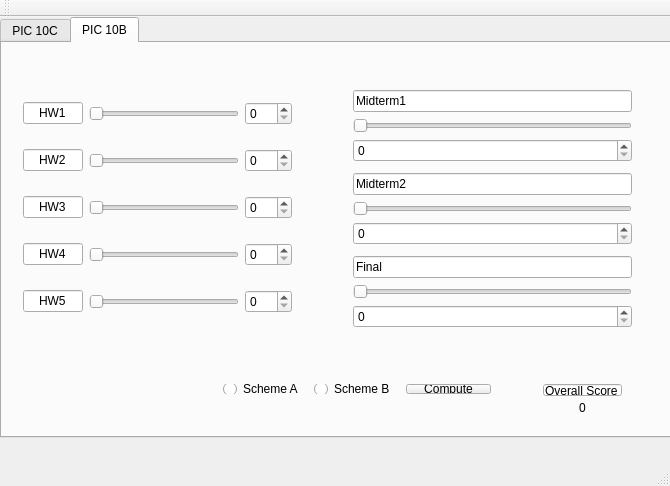
<?xml version="1.0" encoding="UTF-8"?>
<ui version="4.0">
 <class>grade_calculator</class>
 <widget class="QMainWindow" name="grade_calculator">
  <property name="geometry">
   <rect>
    <x>0</x>
    <y>0</y>
    <width>670</width>
    <height>486</height>
   </rect>
  </property>
  <property name="windowTitle">
   <string>grade_calculator</string>
  </property>
  <widget class="QWidget" name="centralWidget">
   <widget class="QTabWidget" name="tabWidget">
    <property name="geometry">
     <rect>
      <x>0</x>
      <y>0</y>
      <width>671</width>
      <height>421</height>
     </rect>
    </property>
    <property name="autoFillBackground">
     <bool>true</bool>
    </property>
    <property name="currentIndex">
     <number>1</number>
    </property>
    <widget class="QWidget" name="tab_3">
     <attribute name="title">
      <string>PIC 10C</string>
     </attribute>
     <widget class="QWidget" name="layoutWidget">
      <property name="geometry">
       <rect>
        <x>20</x>
        <y>30</y>
        <width>291</width>
        <height>271</height>
       </rect>
      </property>
      <layout class="QVBoxLayout" name="verticalLayout">
       <item>
        <layout class="QHBoxLayout" name="horizontalLayout">
         <property name="rightMargin">
          <number>0</number>
         </property>
         <item alignment="Qt::AlignLeft">
          <widget class="QLineEdit" name="lineEdit_2">
           <property name="enabled">
            <bool>true</bool>
           </property>
           <property name="maximumSize">
            <size>
             <width>60</width>
             <height>16777215</height>
            </size>
           </property>
           <property name="text">
            <string>HW1</string>
           </property>
           <property name="maxLength">
            <number>31990</number>
           </property>
           <property name="alignment">
            <set>Qt::AlignCenter</set>
           </property>
           <property name="readOnly">
            <bool>true</bool>
           </property>
          </widget>
         </item>
         <item>
          <widget class="QSlider" name="horizontalSlider">
           <property name="autoFillBackground">
            <bool>false</bool>
           </property>
           <property name="maximum">
            <number>100</number>
           </property>
           <property name="orientation">
            <enum>Qt::Horizontal</enum>
           </property>
          </widget>
         </item>
         <item>
          <widget class="QSpinBox" name="spinBox">
           <property name="maximum">
            <number>100</number>
           </property>
          </widget>
         </item>
        </layout>
       </item>
       <item>
        <layout class="QHBoxLayout" name="horizontalLayout_3">
         <property name="rightMargin">
          <number>0</number>
         </property>
         <item alignment="Qt::AlignLeft">
          <widget class="QLineEdit" name="lineEdit_4">
           <property name="maximumSize">
            <size>
             <width>60</width>
             <height>16777215</height>
            </size>
           </property>
           <property name="text">
            <string>HW2</string>
           </property>
           <property name="maxLength">
            <number>31990</number>
           </property>
           <property name="alignment">
            <set>Qt::AlignCenter</set>
           </property>
           <property name="readOnly">
            <bool>true</bool>
           </property>
          </widget>
         </item>
         <item>
          <widget class="QSlider" name="horizontalSlider_3">
           <property name="autoFillBackground">
            <bool>false</bool>
           </property>
           <property name="maximum">
            <number>100</number>
           </property>
           <property name="orientation">
            <enum>Qt::Horizontal</enum>
           </property>
          </widget>
         </item>
         <item>
          <widget class="QSpinBox" name="spinBox_3">
           <property name="maximum">
            <number>100</number>
           </property>
          </widget>
         </item>
        </layout>
       </item>
       <item>
        <layout class="QHBoxLayout" name="horizontalLayout_4">
         <property name="rightMargin">
          <number>0</number>
         </property>
         <item alignment="Qt::AlignLeft">
          <widget class="QLineEdit" name="lineEdit_5">
           <property name="maximumSize">
            <size>
             <width>60</width>
             <height>16777215</height>
            </size>
           </property>
           <property name="text">
            <string>HW3</string>
           </property>
           <property name="maxLength">
            <number>31990</number>
           </property>
           <property name="alignment">
            <set>Qt::AlignCenter</set>
           </property>
           <property name="readOnly">
            <bool>true</bool>
           </property>
          </widget>
         </item>
         <item>
          <widget class="QSlider" name="horizontalSlider_4">
           <property name="autoFillBackground">
            <bool>false</bool>
           </property>
           <property name="maximum">
            <number>100</number>
           </property>
           <property name="orientation">
            <enum>Qt::Horizontal</enum>
           </property>
          </widget>
         </item>
         <item>
          <widget class="QSpinBox" name="spinBox_4">
           <property name="maximum">
            <number>100</number>
           </property>
          </widget>
         </item>
        </layout>
       </item>
      </layout>
     </widget>
     <widget class="QWidget" name="">
      <property name="geometry">
       <rect>
        <x>150</x>
        <y>340</y>
        <width>290</width>
        <height>32</height>
       </rect>
      </property>
      <layout class="QHBoxLayout" name="horizontalLayout_2">
       <item>
        <widget class="QRadioButton" name="radioButton">
         <property name="text">
          <string>Scheme A</string>
         </property>
        </widget>
       </item>
       <item>
        <widget class="QRadioButton" name="radioButton_2">
         <property name="text">
          <string>Scheme B</string>
         </property>
        </widget>
       </item>
       <item>
        <widget class="QPushButton" name="pushButton">
         <property name="text">
          <string>Compute</string>
         </property>
        </widget>
       </item>
      </layout>
     </widget>
     <widget class="QWidget" name="layoutWidget">
      <property name="geometry">
       <rect>
        <x>490</x>
        <y>320</y>
        <width>101</width>
        <height>51</height>
       </rect>
      </property>
      <layout class="QVBoxLayout" name="verticalLayout_3">
       <item>
        <widget class="QLineEdit" name="lineEdit_7">
         <property name="text">
          <string>Overall Score</string>
         </property>
         <property name="alignment">
          <set>Qt::AlignCenter</set>
         </property>
         <property name="readOnly">
          <bool>true</bool>
         </property>
        </widget>
       </item>
       <item>
        <widget class="QLabel" name="label">
         <property name="text">
          <string>0</string>
         </property>
         <property name="alignment">
          <set>Qt::AlignCenter</set>
         </property>
        </widget>
       </item>
      </layout>
     </widget>
     <widget class="QWidget" name="">
      <property name="geometry">
       <rect>
        <x>350</x>
        <y>31</y>
        <width>261</width>
        <height>271</height>
       </rect>
      </property>
      <layout class="QVBoxLayout" name="verticalLayout_4">
       <item>
        <layout class="QVBoxLayout" name="verticalLayout_6">
         <item>
          <widget class="QLineEdit" name="lineEdit_11">
           <property name="text">
            <string>Midterm1</string>
           </property>
           <property name="readOnly">
            <bool>true</bool>
           </property>
          </widget>
         </item>
         <item>
          <widget class="QSlider" name="horizontalSlider_10">
           <property name="maximum">
            <number>100</number>
           </property>
           <property name="orientation">
            <enum>Qt::Horizontal</enum>
           </property>
          </widget>
         </item>
         <item>
          <widget class="QSpinBox" name="spinBox_10">
           <property name="maximum">
            <number>100</number>
           </property>
          </widget>
         </item>
        </layout>
       </item>
       <item>
        <layout class="QVBoxLayout" name="verticalLayout_5">
         <item>
          <widget class="QLineEdit" name="lineEdit_10">
           <property name="text">
            <string>Midterm2</string>
           </property>
           <property name="readOnly">
            <bool>true</bool>
           </property>
          </widget>
         </item>
         <item>
          <widget class="QSlider" name="horizontalSlider_9">
           <property name="maximum">
            <number>100</number>
           </property>
           <property name="orientation">
            <enum>Qt::Horizontal</enum>
           </property>
          </widget>
         </item>
         <item>
          <widget class="QSpinBox" name="spinBox_9">
           <property name="maximum">
            <number>100</number>
           </property>
          </widget>
         </item>
        </layout>
       </item>
       <item>
        <layout class="QVBoxLayout" name="verticalLayout_2">
         <item>
          <widget class="QLineEdit" name="lineEdit_9">
           <property name="text">
            <string>Final</string>
           </property>
           <property name="readOnly">
            <bool>true</bool>
           </property>
          </widget>
         </item>
         <item>
          <widget class="QSlider" name="horizontalSlider_8">
           <property name="maximum">
            <number>100</number>
           </property>
           <property name="orientation">
            <enum>Qt::Horizontal</enum>
           </property>
          </widget>
         </item>
         <item>
          <widget class="QSpinBox" name="spinBox_8">
           <property name="maximum">
            <number>100</number>
           </property>
          </widget>
         </item>
        </layout>
       </item>
      </layout>
     </widget>
    </widget>
    <widget class="QWidget" name="tab_4">
     <attribute name="title">
      <string>PIC 10B</string>
     </attribute>
     <widget class="QWidget" name="layoutWidget_10">
      <property name="geometry">
       <rect>
        <x>10</x>
        <y>30</y>
        <width>291</width>
        <height>271</height>
       </rect>
      </property>
      <layout class="QVBoxLayout" name="verticalLayout_19">
       <item>
        <layout class="QHBoxLayout" name="horizontalLayout_13">
         <property name="rightMargin">
          <number>0</number>
         </property>
         <item alignment="Qt::AlignLeft">
          <widget class="QLineEdit" name="lineEdit_23">
           <property name="enabled">
            <bool>true</bool>
           </property>
           <property name="maximumSize">
            <size>
             <width>60</width>
             <height>16777215</height>
            </size>
           </property>
           <property name="text">
            <string>HW1</string>
           </property>
           <property name="maxLength">
            <number>31990</number>
           </property>
           <property name="alignment">
            <set>Qt::AlignCenter</set>
           </property>
           <property name="readOnly">
            <bool>true</bool>
           </property>
          </widget>
         </item>
         <item>
          <widget class="QSlider" name="horizontalSlider_19">
           <property name="autoFillBackground">
            <bool>false</bool>
           </property>
           <property name="maximum">
            <number>100</number>
           </property>
           <property name="orientation">
            <enum>Qt::Horizontal</enum>
           </property>
          </widget>
         </item>
         <item>
          <widget class="QSpinBox" name="spinBox_19">
           <property name="maximum">
            <number>100</number>
           </property>
          </widget>
         </item>
        </layout>
       </item>
       <item>
        <layout class="QHBoxLayout" name="horizontalLayout_17">
         <property name="rightMargin">
          <number>0</number>
         </property>
         <item alignment="Qt::AlignLeft">
          <widget class="QLineEdit" name="lineEdit_30">
           <property name="enabled">
            <bool>true</bool>
           </property>
           <property name="maximumSize">
            <size>
             <width>60</width>
             <height>16777215</height>
            </size>
           </property>
           <property name="text">
            <string>HW2</string>
           </property>
           <property name="maxLength">
            <number>31990</number>
           </property>
           <property name="alignment">
            <set>Qt::AlignCenter</set>
           </property>
           <property name="readOnly">
            <bool>true</bool>
           </property>
          </widget>
         </item>
         <item>
          <widget class="QSlider" name="horizontalSlider_25">
           <property name="autoFillBackground">
            <bool>false</bool>
           </property>
           <property name="maximum">
            <number>100</number>
           </property>
           <property name="orientation">
            <enum>Qt::Horizontal</enum>
           </property>
          </widget>
         </item>
         <item>
          <widget class="QSpinBox" name="spinBox_25">
           <property name="maximum">
            <number>100</number>
           </property>
          </widget>
         </item>
        </layout>
       </item>
       <item>
        <layout class="QHBoxLayout" name="horizontalLayout_14">
         <property name="rightMargin">
          <number>0</number>
         </property>
         <item alignment="Qt::AlignLeft">
          <widget class="QLineEdit" name="lineEdit_24">
           <property name="maximumSize">
            <size>
             <width>60</width>
             <height>16777215</height>
            </size>
           </property>
           <property name="text">
            <string>HW3</string>
           </property>
           <property name="maxLength">
            <number>31990</number>
           </property>
           <property name="alignment">
            <set>Qt::AlignCenter</set>
           </property>
           <property name="readOnly">
            <bool>true</bool>
           </property>
          </widget>
         </item>
         <item>
          <widget class="QSlider" name="horizontalSlider_20">
           <property name="autoFillBackground">
            <bool>false</bool>
           </property>
           <property name="maximum">
            <number>100</number>
           </property>
           <property name="orientation">
            <enum>Qt::Horizontal</enum>
           </property>
          </widget>
         </item>
         <item>
          <widget class="QSpinBox" name="spinBox_20">
           <property name="maximum">
            <number>100</number>
           </property>
          </widget>
         </item>
        </layout>
       </item>
       <item>
        <layout class="QHBoxLayout" name="horizontalLayout_18">
         <property name="rightMargin">
          <number>0</number>
         </property>
         <item alignment="Qt::AlignLeft">
          <widget class="QLineEdit" name="lineEdit_31">
           <property name="enabled">
            <bool>true</bool>
           </property>
           <property name="maximumSize">
            <size>
             <width>60</width>
             <height>16777215</height>
            </size>
           </property>
           <property name="text">
            <string>HW4</string>
           </property>
           <property name="maxLength">
            <number>31990</number>
           </property>
           <property name="alignment">
            <set>Qt::AlignCenter</set>
           </property>
           <property name="readOnly">
            <bool>true</bool>
           </property>
          </widget>
         </item>
         <item>
          <widget class="QSlider" name="horizontalSlider_26">
           <property name="autoFillBackground">
            <bool>false</bool>
           </property>
           <property name="maximum">
            <number>100</number>
           </property>
           <property name="orientation">
            <enum>Qt::Horizontal</enum>
           </property>
          </widget>
         </item>
         <item>
          <widget class="QSpinBox" name="spinBox_26">
           <property name="maximum">
            <number>100</number>
           </property>
          </widget>
         </item>
        </layout>
       </item>
       <item>
        <layout class="QHBoxLayout" name="horizontalLayout_15">
         <property name="rightMargin">
          <number>0</number>
         </property>
         <item alignment="Qt::AlignLeft">
          <widget class="QLineEdit" name="lineEdit_25">
           <property name="maximumSize">
            <size>
             <width>60</width>
             <height>16777215</height>
            </size>
           </property>
           <property name="text">
            <string>HW5</string>
           </property>
           <property name="maxLength">
            <number>31990</number>
           </property>
           <property name="alignment">
            <set>Qt::AlignCenter</set>
           </property>
           <property name="readOnly">
            <bool>true</bool>
           </property>
          </widget>
         </item>
         <item>
          <widget class="QSlider" name="horizontalSlider_21">
           <property name="autoFillBackground">
            <bool>false</bool>
           </property>
           <property name="maximum">
            <number>100</number>
           </property>
           <property name="orientation">
            <enum>Qt::Horizontal</enum>
           </property>
          </widget>
         </item>
         <item>
          <widget class="QSpinBox" name="spinBox_21">
           <property name="maximum">
            <number>100</number>
           </property>
          </widget>
         </item>
        </layout>
       </item>
      </layout>
     </widget>
     <widget class="QWidget" name="layoutWidget_11">
      <property name="geometry">
       <rect>
        <x>340</x>
        <y>31</y>
        <width>301</width>
        <height>271</height>
       </rect>
      </property>
      <layout class="QVBoxLayout" name="verticalLayout_20">
       <item>
        <layout class="QVBoxLayout" name="verticalLayout_21">
         <item>
          <widget class="QLineEdit" name="lineEdit_26">
           <property name="text">
            <string>Midterm1</string>
           </property>
           <property name="readOnly">
            <bool>true</bool>
           </property>
          </widget>
         </item>
         <item>
          <widget class="QSlider" name="horizontalSlider_22">
           <property name="maximum">
            <number>100</number>
           </property>
           <property name="orientation">
            <enum>Qt::Horizontal</enum>
           </property>
          </widget>
         </item>
         <item>
          <widget class="QSpinBox" name="spinBox_22">
           <property name="maximum">
            <number>100</number>
           </property>
          </widget>
         </item>
        </layout>
       </item>
       <item>
        <layout class="QVBoxLayout" name="verticalLayout_22">
         <item>
          <widget class="QLineEdit" name="lineEdit_27">
           <property name="text">
            <string>Midterm2</string>
           </property>
           <property name="readOnly">
            <bool>true</bool>
           </property>
          </widget>
         </item>
         <item>
          <widget class="QSlider" name="horizontalSlider_23">
           <property name="maximum">
            <number>100</number>
           </property>
           <property name="orientation">
            <enum>Qt::Horizontal</enum>
           </property>
          </widget>
         </item>
         <item>
          <widget class="QSpinBox" name="spinBox_23">
           <property name="maximum">
            <number>100</number>
           </property>
          </widget>
         </item>
        </layout>
       </item>
       <item>
        <layout class="QVBoxLayout" name="verticalLayout_23">
         <item>
          <widget class="QLineEdit" name="lineEdit_28">
           <property name="text">
            <string>Final</string>
           </property>
           <property name="readOnly">
            <bool>true</bool>
           </property>
          </widget>
         </item>
         <item>
          <widget class="QSlider" name="horizontalSlider_24">
           <property name="maximum">
            <number>100</number>
           </property>
           <property name="orientation">
            <enum>Qt::Horizontal</enum>
           </property>
          </widget>
         </item>
         <item>
          <widget class="QSpinBox" name="spinBox_24">
           <property name="maximum">
            <number>100</number>
           </property>
          </widget>
         </item>
        </layout>
       </item>
      </layout>
     </widget>
     <widget class="QWidget" name="layoutWidget_12">
      <property name="geometry">
       <rect>
        <x>210</x>
        <y>330</y>
        <width>290</width>
        <height>32</height>
       </rect>
      </property>
      <layout class="QHBoxLayout" name="horizontalLayout_16">
       <item>
        <widget class="QRadioButton" name="radioButton_7">
         <property name="text">
          <string>Scheme A</string>
         </property>
        </widget>
       </item>
       <item>
        <widget class="QRadioButton" name="radioButton_8">
         <property name="text">
          <string>Scheme B</string>
         </property>
        </widget>
       </item>
       <item>
        <widget class="QPushButton" name="pushButton_4">
         <property name="text">
          <string>Compute</string>
         </property>
        </widget>
       </item>
      </layout>
     </widget>
     <widget class="QWidget" name="layoutWidget_13">
      <property name="geometry">
       <rect>
        <x>530</x>
        <y>330</y>
        <width>101</width>
        <height>51</height>
       </rect>
      </property>
      <layout class="QVBoxLayout" name="verticalLayout_24">
       <item>
        <widget class="QLineEdit" name="lineEdit_29">
         <property name="text">
          <string>Overall Score</string>
         </property>
         <property name="alignment">
          <set>Qt::AlignCenter</set>
         </property>
         <property name="readOnly">
          <bool>true</bool>
         </property>
        </widget>
       </item>
       <item>
        <widget class="QLabel" name="label_4">
         <property name="text">
          <string>0</string>
         </property>
         <property name="alignment">
          <set>Qt::AlignCenter</set>
         </property>
        </widget>
       </item>
      </layout>
     </widget>
    </widget>
   </widget>
  </widget>
  <widget class="QMenuBar" name="menuBar">
   <property name="geometry">
    <rect>
     <x>0</x>
     <y>0</y>
     <width>670</width>
     <height>22</height>
    </rect>
   </property>
  </widget>
  <widget class="QToolBar" name="mainToolBar">
   <attribute name="toolBarArea">
    <enum>TopToolBarArea</enum>
   </attribute>
   <attribute name="toolBarBreak">
    <bool>false</bool>
   </attribute>
  </widget>
  <widget class="QStatusBar" name="statusBar"/>
 </widget>
 <layoutdefault spacing="6" margin="11"/>
 <resources/>
 <connections>
  <connection>
   <sender>horizontalSlider_10</sender>
   <signal>valueChanged(int)</signal>
   <receiver>spinBox_10</receiver>
   <slot>setValue(int)</slot>
   <hints>
    <hint type="sourcelabel">
     <x>446</x>
     <y>132</y>
    </hint>
    <hint type="destinationlabel">
     <x>453</x>
     <y>174</y>
    </hint>
   </hints>
  </connection>
  <connection>
   <sender>horizontalSlider_9</sender>
   <signal>valueChanged(int)</signal>
   <receiver>spinBox_9</receiver>
   <slot>setValue(int)</slot>
   <hints>
    <hint type="sourcelabel">
     <x>423</x>
     <y>235</y>
    </hint>
    <hint type="destinationlabel">
     <x>423</x>
     <y>265</y>
    </hint>
   </hints>
  </connection>
  <connection>
   <sender>spinBox</sender>
   <signal>valueChanged(int)</signal>
   <receiver>horizontalSlider</receiver>
   <slot>setValue(int)</slot>
   <hints>
    <hint type="sourcelabel">
     <x>311</x>
     <y>143</y>
    </hint>
    <hint type="destinationlabel">
     <x>255</x>
     <y>143</y>
    </hint>
   </hints>
  </connection>
  <connection>
   <sender>spinBox_10</sender>
   <signal>valueChanged(int)</signal>
   <receiver>horizontalSlider_10</receiver>
   <slot>setValue(int)</slot>
   <hints>
    <hint type="sourcelabel">
     <x>497</x>
     <y>164</y>
    </hint>
    <hint type="destinationlabel">
     <x>496</x>
     <y>135</y>
    </hint>
   </hints>
  </connection>
  <connection>
   <sender>horizontalSlider_3</sender>
   <signal>valueChanged(int)</signal>
   <receiver>spinBox_3</receiver>
   <slot>setValue(int)</slot>
   <hints>
    <hint type="sourcelabel">
     <x>236</x>
     <y>236</y>
    </hint>
    <hint type="destinationlabel">
     <x>297</x>
     <y>235</y>
    </hint>
   </hints>
  </connection>
  <connection>
   <sender>horizontalSlider</sender>
   <signal>valueChanged(int)</signal>
   <receiver>spinBox</receiver>
   <slot>setValue(int)</slot>
   <hints>
    <hint type="sourcelabel">
     <x>255</x>
     <y>143</y>
    </hint>
    <hint type="destinationlabel">
     <x>311</x>
     <y>143</y>
    </hint>
   </hints>
  </connection>
  <connection>
   <sender>horizontalSlider_4</sender>
   <signal>valueChanged(int)</signal>
   <receiver>spinBox_4</receiver>
   <slot>setValue(int)</slot>
   <hints>
    <hint type="sourcelabel">
     <x>255</x>
     <y>329</y>
    </hint>
    <hint type="destinationlabel">
     <x>311</x>
     <y>329</y>
    </hint>
   </hints>
  </connection>
  <connection>
   <sender>horizontalSlider_8</sender>
   <signal>valueChanged(int)</signal>
   <receiver>spinBox_8</receiver>
   <slot>setValue(int)</slot>
   <hints>
    <hint type="sourcelabel">
     <x>408</x>
     <y>329</y>
    </hint>
    <hint type="destinationlabel">
     <x>444</x>
     <y>353</y>
    </hint>
   </hints>
  </connection>
  <connection>
   <sender>spinBox_4</sender>
   <signal>valueChanged(int)</signal>
   <receiver>horizontalSlider_4</receiver>
   <slot>setValue(int)</slot>
   <hints>
    <hint type="sourcelabel">
     <x>311</x>
     <y>329</y>
    </hint>
    <hint type="destinationlabel">
     <x>255</x>
     <y>329</y>
    </hint>
   </hints>
  </connection>
  <connection>
   <sender>spinBox_9</sender>
   <signal>valueChanged(int)</signal>
   <receiver>horizontalSlider_9</receiver>
   <slot>setValue(int)</slot>
   <hints>
    <hint type="sourcelabel">
     <x>542</x>
     <y>261</y>
    </hint>
    <hint type="destinationlabel">
     <x>505</x>
     <y>236</y>
    </hint>
   </hints>
  </connection>
  <connection>
   <sender>spinBox_8</sender>
   <signal>valueChanged(int)</signal>
   <receiver>horizontalSlider_8</receiver>
   <slot>setValue(int)</slot>
   <hints>
    <hint type="sourcelabel">
     <x>536</x>
     <y>360</y>
    </hint>
    <hint type="destinationlabel">
     <x>533</x>
     <y>329</y>
    </hint>
   </hints>
  </connection>
  <connection>
   <sender>spinBox_3</sender>
   <signal>valueChanged(int)</signal>
   <receiver>horizontalSlider_3</receiver>
   <slot>setValue(int)</slot>
   <hints>
    <hint type="sourcelabel">
     <x>302</x>
     <y>227</y>
    </hint>
    <hint type="destinationlabel">
     <x>255</x>
     <y>236</y>
    </hint>
   </hints>
  </connection>
  <connection>
   <sender>horizontalSlider_19</sender>
   <signal>valueChanged(int)</signal>
   <receiver>spinBox_19</receiver>
   <slot>setValue(int)</slot>
   <hints>
    <hint type="sourcelabel">
     <x>129</x>
     <y>111</y>
    </hint>
    <hint type="destinationlabel">
     <x>272</x>
     <y>120</y>
    </hint>
   </hints>
  </connection>
  <connection>
   <sender>spinBox_19</sender>
   <signal>valueChanged(int)</signal>
   <receiver>horizontalSlider_19</receiver>
   <slot>setValue(int)</slot>
   <hints>
    <hint type="sourcelabel">
     <x>265</x>
     <y>110</y>
    </hint>
    <hint type="destinationlabel">
     <x>218</x>
     <y>110</y>
    </hint>
   </hints>
  </connection>
  <connection>
   <sender>horizontalSlider_25</sender>
   <signal>valueChanged(int)</signal>
   <receiver>spinBox_25</receiver>
   <slot>setValue(int)</slot>
   <hints>
    <hint type="sourcelabel">
     <x>210</x>
     <y>174</y>
    </hint>
    <hint type="destinationlabel">
     <x>281</x>
     <y>172</y>
    </hint>
   </hints>
  </connection>
  <connection>
   <sender>spinBox_25</sender>
   <signal>valueChanged(int)</signal>
   <receiver>horizontalSlider_25</receiver>
   <slot>setValue(int)</slot>
   <hints>
    <hint type="sourcelabel">
     <x>276</x>
     <y>173</y>
    </hint>
    <hint type="destinationlabel">
     <x>209</x>
     <y>174</y>
    </hint>
   </hints>
  </connection>
  <connection>
   <sender>horizontalSlider_20</sender>
   <signal>valueChanged(int)</signal>
   <receiver>spinBox_20</receiver>
   <slot>setValue(int)</slot>
   <hints>
    <hint type="sourcelabel">
     <x>219</x>
     <y>226</y>
    </hint>
    <hint type="destinationlabel">
     <x>277</x>
     <y>225</y>
    </hint>
   </hints>
  </connection>
  <connection>
   <sender>spinBox_20</sender>
   <signal>valueChanged(int)</signal>
   <receiver>horizontalSlider_20</receiver>
   <slot>setValue(int)</slot>
   <hints>
    <hint type="sourcelabel">
     <x>281</x>
     <y>223</y>
    </hint>
    <hint type="destinationlabel">
     <x>202</x>
     <y>224</y>
    </hint>
   </hints>
  </connection>
  <connection>
   <sender>horizontalSlider_26</sender>
   <signal>valueChanged(int)</signal>
   <receiver>spinBox_26</receiver>
   <slot>setValue(int)</slot>
   <hints>
    <hint type="sourcelabel">
     <x>191</x>
     <y>278</y>
    </hint>
    <hint type="destinationlabel">
     <x>272</x>
     <y>278</y>
    </hint>
   </hints>
  </connection>
  <connection>
   <sender>spinBox_26</sender>
   <signal>valueChanged(int)</signal>
   <receiver>horizontalSlider_26</receiver>
   <slot>setValue(int)</slot>
   <hints>
    <hint type="sourcelabel">
     <x>282</x>
     <y>281</y>
    </hint>
    <hint type="destinationlabel">
     <x>219</x>
     <y>283</y>
    </hint>
   </hints>
  </connection>
  <connection>
   <sender>horizontalSlider_21</sender>
   <signal>valueChanged(int)</signal>
   <receiver>spinBox_21</receiver>
   <slot>setValue(int)</slot>
   <hints>
    <hint type="sourcelabel">
     <x>192</x>
     <y>343</y>
    </hint>
    <hint type="destinationlabel">
     <x>278</x>
     <y>341</y>
    </hint>
   </hints>
  </connection>
  <connection>
   <sender>spinBox_21</sender>
   <signal>valueChanged(int)</signal>
   <receiver>horizontalSlider_21</receiver>
   <slot>setValue(int)</slot>
   <hints>
    <hint type="sourcelabel">
     <x>290</x>
     <y>338</y>
    </hint>
    <hint type="destinationlabel">
     <x>217</x>
     <y>341</y>
    </hint>
   </hints>
  </connection>
  <connection>
   <sender>horizontalSlider_22</sender>
   <signal>valueChanged(int)</signal>
   <receiver>spinBox_22</receiver>
   <slot>setValue(int)</slot>
   <hints>
    <hint type="sourcelabel">
     <x>463</x>
     <y>131</y>
    </hint>
    <hint type="destinationlabel">
     <x>462</x>
     <y>166</y>
    </hint>
   </hints>
  </connection>
  <connection>
   <sender>spinBox_22</sender>
   <signal>valueChanged(int)</signal>
   <receiver>horizontalSlider_22</receiver>
   <slot>setValue(int)</slot>
   <hints>
    <hint type="sourcelabel">
     <x>518</x>
     <y>163</y>
    </hint>
    <hint type="destinationlabel">
     <x>518</x>
     <y>136</y>
    </hint>
   </hints>
  </connection>
  <connection>
   <sender>horizontalSlider_23</sender>
   <signal>valueChanged(int)</signal>
   <receiver>spinBox_23</receiver>
   <slot>setValue(int)</slot>
   <hints>
    <hint type="sourcelabel">
     <x>417</x>
     <y>224</y>
    </hint>
    <hint type="destinationlabel">
     <x>417</x>
     <y>255</y>
    </hint>
   </hints>
  </connection>
  <connection>
   <sender>spinBox_23</sender>
   <signal>valueChanged(int)</signal>
   <receiver>horizontalSlider_23</receiver>
   <slot>setValue(int)</slot>
   <hints>
    <hint type="sourcelabel">
     <x>547</x>
     <y>256</y>
    </hint>
    <hint type="destinationlabel">
     <x>547</x>
     <y>236</y>
    </hint>
   </hints>
  </connection>
  <connection>
   <sender>horizontalSlider_24</sender>
   <signal>valueChanged(int)</signal>
   <receiver>spinBox_24</receiver>
   <slot>setValue(int)</slot>
   <hints>
    <hint type="sourcelabel">
     <x>392</x>
     <y>322</y>
    </hint>
    <hint type="destinationlabel">
     <x>389</x>
     <y>346</y>
    </hint>
   </hints>
  </connection>
  <connection>
   <sender>spinBox_24</sender>
   <signal>valueChanged(int)</signal>
   <receiver>horizontalSlider_24</receiver>
   <slot>setValue(int)</slot>
   <hints>
    <hint type="sourcelabel">
     <x>475</x>
     <y>347</y>
    </hint>
    <hint type="destinationlabel">
     <x>475</x>
     <y>329</y>
    </hint>
   </hints>
  </connection>
 </connections>
</ui>
